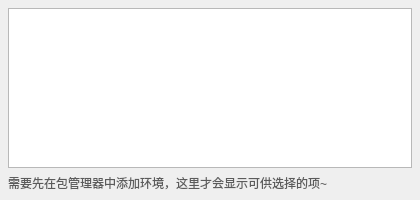
<?xml version="1.0" encoding="UTF-8"?>
<ui version="4.0">
 <class>environ_chosen</class>
 <widget class="QMainWindow" name="environ_chosen">
  <property name="windowModality">
   <enum>Qt::WindowModal</enum>
  </property>
  <property name="geometry">
   <rect>
    <x>0</x>
    <y>0</y>
    <width>420</width>
    <height>200</height>
   </rect>
  </property>
  <property name="contextMenuPolicy">
   <enum>Qt::NoContextMenu</enum>
  </property>
  <property name="windowTitle">
   <string>选择 Python 环境</string>
  </property>
  <widget class="QWidget" name="centralwidget">
   <property name="font">
    <font>
     <family>Microsoft YaHei UI</family>
    </font>
   </property>
   <layout class="QVBoxLayout" name="verticalLayout">
    <property name="leftMargin">
     <number>8</number>
    </property>
    <property name="topMargin">
     <number>8</number>
    </property>
    <property name="rightMargin">
     <number>8</number>
    </property>
    <property name="bottomMargin">
     <number>8</number>
    </property>
    <item>
     <widget class="QListWidget" name="lw_environ_list"/>
    </item>
    <item>
     <widget class="QLabel" name="label">
      <property name="palette">
       <palette>
        <active>
         <colorrole role="WindowText">
          <brush brushstyle="SolidPattern">
           <color alpha="255">
            <red>91</red>
            <green>91</green>
            <blue>91</blue>
           </color>
          </brush>
         </colorrole>
        </active>
        <inactive>
         <colorrole role="WindowText">
          <brush brushstyle="SolidPattern">
           <color alpha="255">
            <red>91</red>
            <green>91</green>
            <blue>91</blue>
           </color>
          </brush>
         </colorrole>
        </inactive>
        <disabled>
         <colorrole role="WindowText">
          <brush brushstyle="SolidPattern">
           <color alpha="255">
            <red>120</red>
            <green>120</green>
            <blue>120</blue>
           </color>
          </brush>
         </colorrole>
        </disabled>
       </palette>
      </property>
      <property name="font">
       <font>
        <family>Microsoft YaHei UI</family>
        <pointsize>9</pointsize>
       </font>
      </property>
      <property name="text">
       <string>需要先在包管理器中添加环境，这里才会显示可供选择的项~</string>
      </property>
     </widget>
    </item>
   </layout>
  </widget>
 </widget>
 <resources/>
 <connections/>
</ui>
